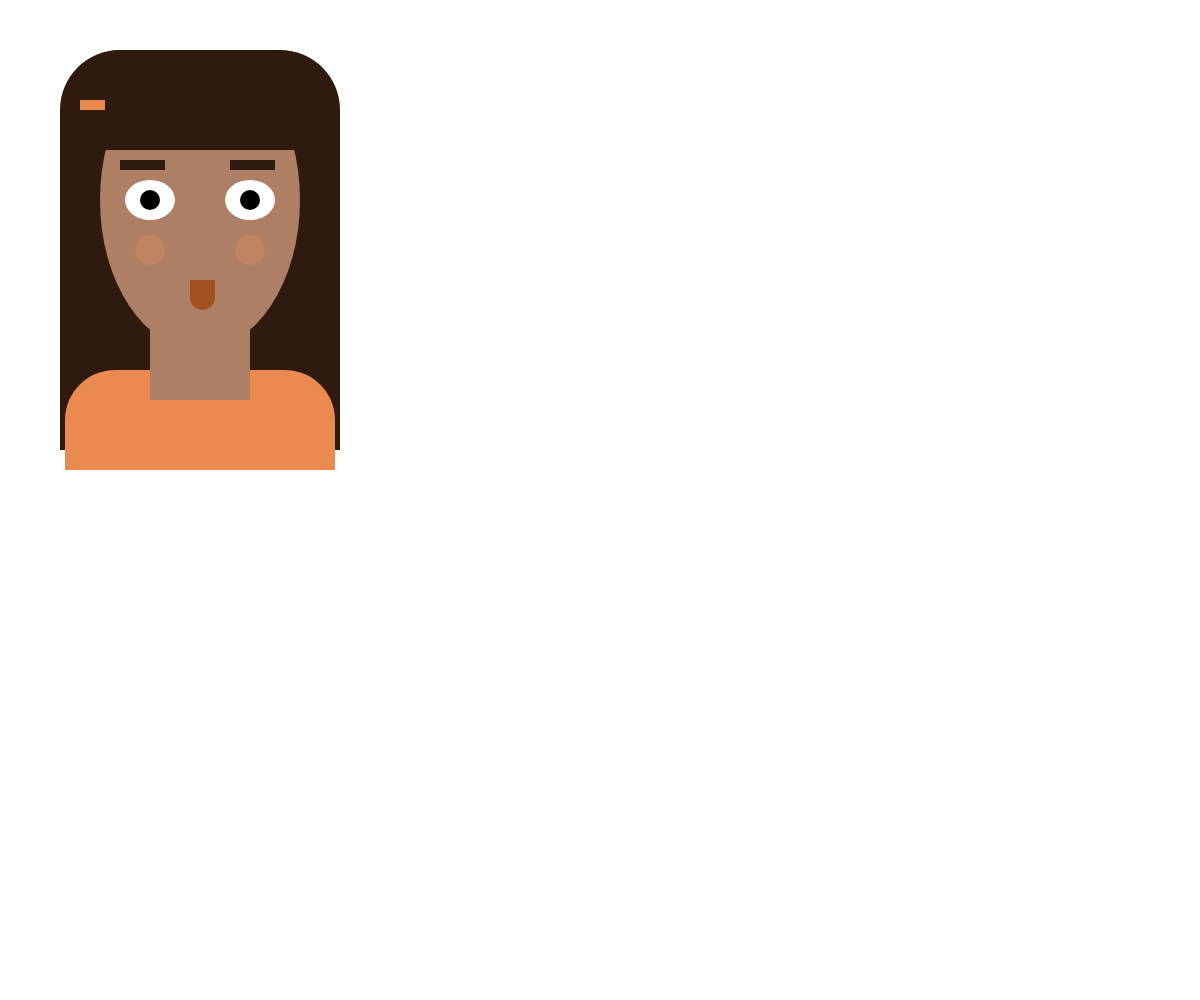
Frame 1 (no input)
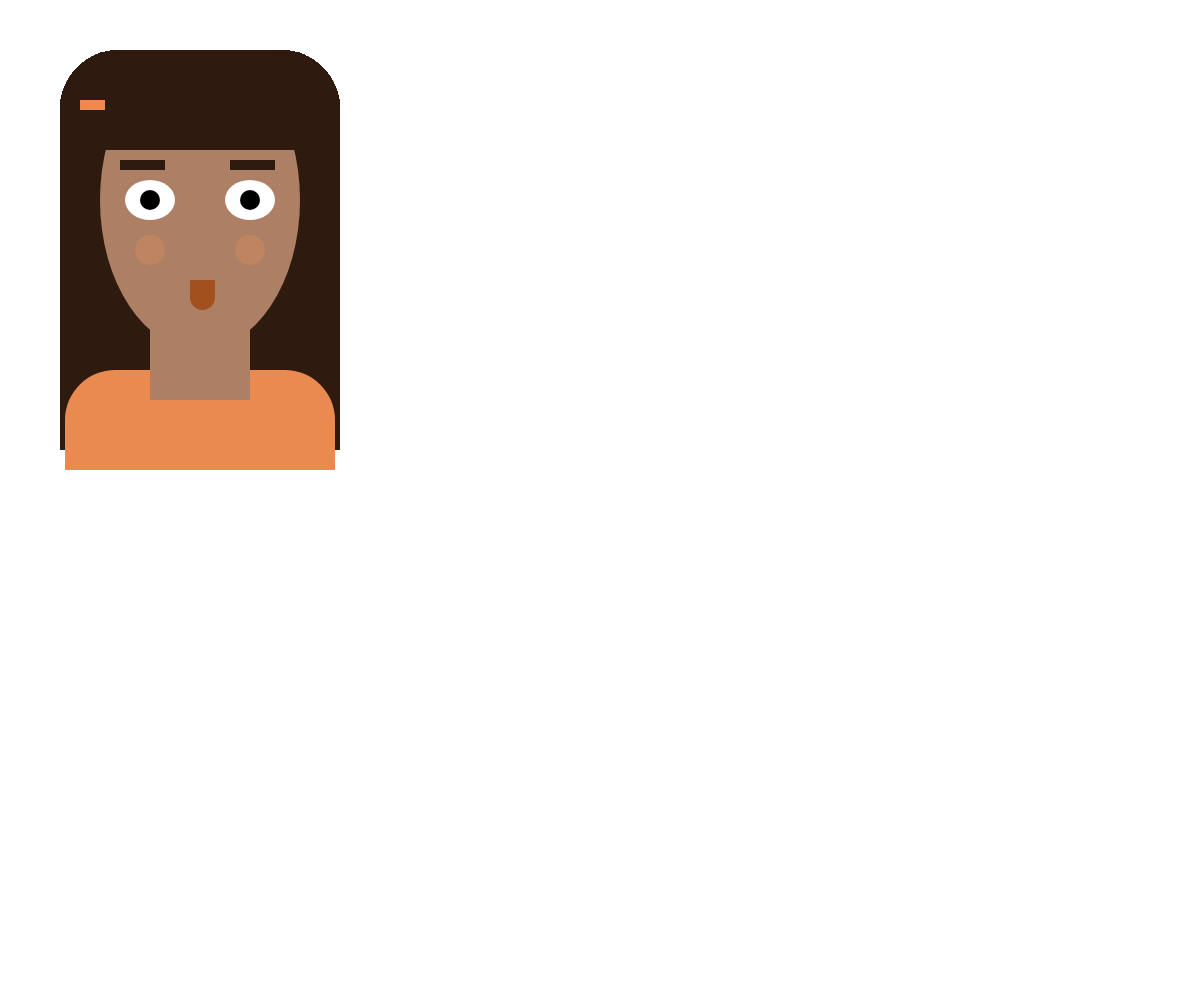
Frame 60 (no input)
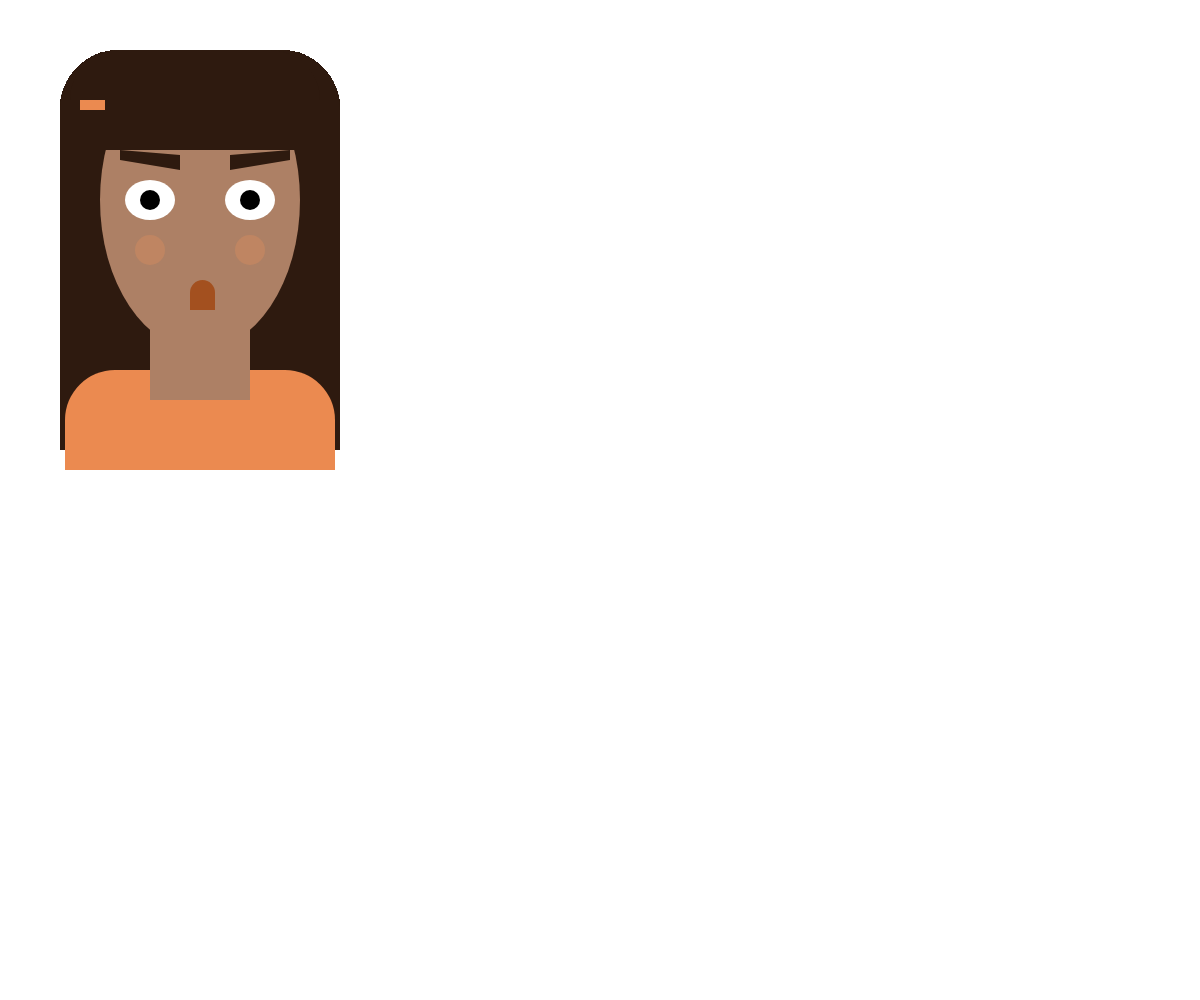
Frame 120 (the mouse pressed at the canvas centre since frame 60)

The p5.js sketch that drew these frames (run headless with seeded random() and noise() and a simulated clock; from frame 60 on, the mouse is pressed at the canvas centre):

// p5.js sketch
// ── sketch.js
/* global alpha blue brightness color green hue lerpColor lightness red saturation p5.Color background clear colorMode fill noFill noStroke stroke arc ellipse circle line point quad rect square triangle ellipseMode noSmooth rectMode smooth strokeCap strokeJoin strokeWeight bezier bezierDetail bezierPoint bezierTangent curve curveDetail curveTightness curvePoint curveTangent beginContour beginShape bezierVertex curveVertex endContour endShape quadraticVertex vertex plane box sphere cylinder cone ellipsoid torus p5.Geometry loadModel model HALF_PI PI QUARTER_PI TAU TWO_PI DEGREES RADIANS print frameCount deltaTime focused cursor frameRate noCursor displayWidth displayHeight windowWidth windowHeight windowResized width height fullscreen pixelDensity displayDensity getURL getURLPath getURLParams preload setup draw remove disableFriendlyErrors noLoop loop push pop redraw p5.Element select selectAll removeElements changed input createDiv createP createSpan createImg createA createSlider createButton createCheckbox createSelect createRadio createColorPicker createInput createFileInput createVideo createAudio VIDEO AUDIO createCapture createElement p5.MediaElement p5.Graphics createCanvas resizeCanvas noCanvas createGraphics blendMode setAttributes applyMatrix resetMatrix rotate rotateX rotateY rotateZ scale shearX shearY translate storeItem getItem clearStorage removeItem createStringDict createNumberDict p5.TypedDict p5.NumberDict append arrayCopy concat reverse shorten shuffle sort splice subset float int str boolean byte char unchar hex unhex join match matchAll nf nfc nfp nfs split splitTokens trim deviceOrientation accelerationX accelerationY accelerationZ pAccelerationX pAccelerationY pAccelerationZ rotationX rotationY rotationZ pRotationX pRotationY pRotationZ turnAxis setMoveThreshold setShakeThreshold deviceMoved deviceTurned deviceShaken keyIsPressed key keyCode keyPressed keyReleased keyTyped keyIsDown movedX movedY mouseX mouseY pmouseX pmouseY winMouseX winMouseY pwinMouseX pwinMouseY mouseButton mouseIsPressed mouseMoved mouseDragged mousePressed mouseReleased mouseClicked doubleClicked mouseWheel requestPointerLock exitPointerLock touches touchStarted touchMoved touchEnded createImage saveCanvas saveFrames p5.Image loadImage image tint noTint imageMode pixels blend copy filter get loadPixels set updatePixels loadJSON loadStrings loadTable loadXML loadBytes httpGet httpPost httpDo p5.XML createWriter p5.PrintWriter save saveJSON saveStrings saveTable p5.Table p5.TableRow day hour minute millis month second year createVector p5.Vector abs ceil constrain dist exp floor lerp log mag map max min norm pow round sq sqrt noise noiseDetail noiseSeed randomSeed random randomGaussian acos asin atan atan2 cos sin tan degrees radians angleMode textAlign textLeading textSize textStyle textWidth textAscent textDescent loadFont text textFont p5.Font orbitControl debugMode noDebugMode ambientLight directionalLight pointLight lights lightFalloff loadShader createShader shader resetShader normalMaterial texture textureMode textureWrap ambientMaterial emissiveMaterial specularMaterial shininess p5.Shader camera perspective ortho createCamera p5.Camera setCamera */

function setup () {
  // put setup code here
  createCanvas(window.innerWidth, window.innerHeight)
}

function draw () {
  // put drawing code here
  noStroke()
  const skin = [173, 128, 101]
  const hair = [46, 26, 15]
  const blush = [191, 133, 98]
  const shirt = [235, 138, 80]
  const lips = [163, 80, 31]
  //hair
  fill(hair)
  rect(60, 50, 280, 400, 60, 60, 0, 0)
  //shirt
  fill(shirt)
  rect(65, 370, 270, 100, 300, 300, 0, 0)
  //drawing face and neck
  fill(skin)
  ellipse(200, 200, 200, 300)
  rect(150, 300, 100, 100)
  fill(blush)
  ellipse(250, 250, 30, 30)
  ellipse(150, 250, 30, 30)
  //eyes
  fill(255)
  ellipse(150, 200, 50, 40)
  ellipse(250, 200, 50, 40)
  //bangs
  fill(hair)
  rect(70, 50, 250, 100, 60, 60, 0, 0)
  fill(shirt)
  rect(80, 100, 25, 10)
  //eyeroll
  fill(0)
  if(mouseIsPressed){
    ellipse(150, 200, 20, 20)
    ellipse(250, 200, 20, 20)
    fill(hair)
    quad(120, 150, 180, 155, 180, 170, 120, 160)
    quad(230, 155, 290, 150, 290, 160, 230, 170)
    fill(lips)
    rect(190, 280, 25, 30, 20, 20, 0, 0)
  }
  else{
    fill(0)
    ellipse(150, 200, 20, 20)
    ellipse(250, 200, 20, 20)
    fill(hair)
    rect(120, 160, 45, 10)
    rect(230, 160, 45, 10)
    fill(lips)
    rect(190, 280, 25, 30, 0, 0, 20, 20)
  }
}
